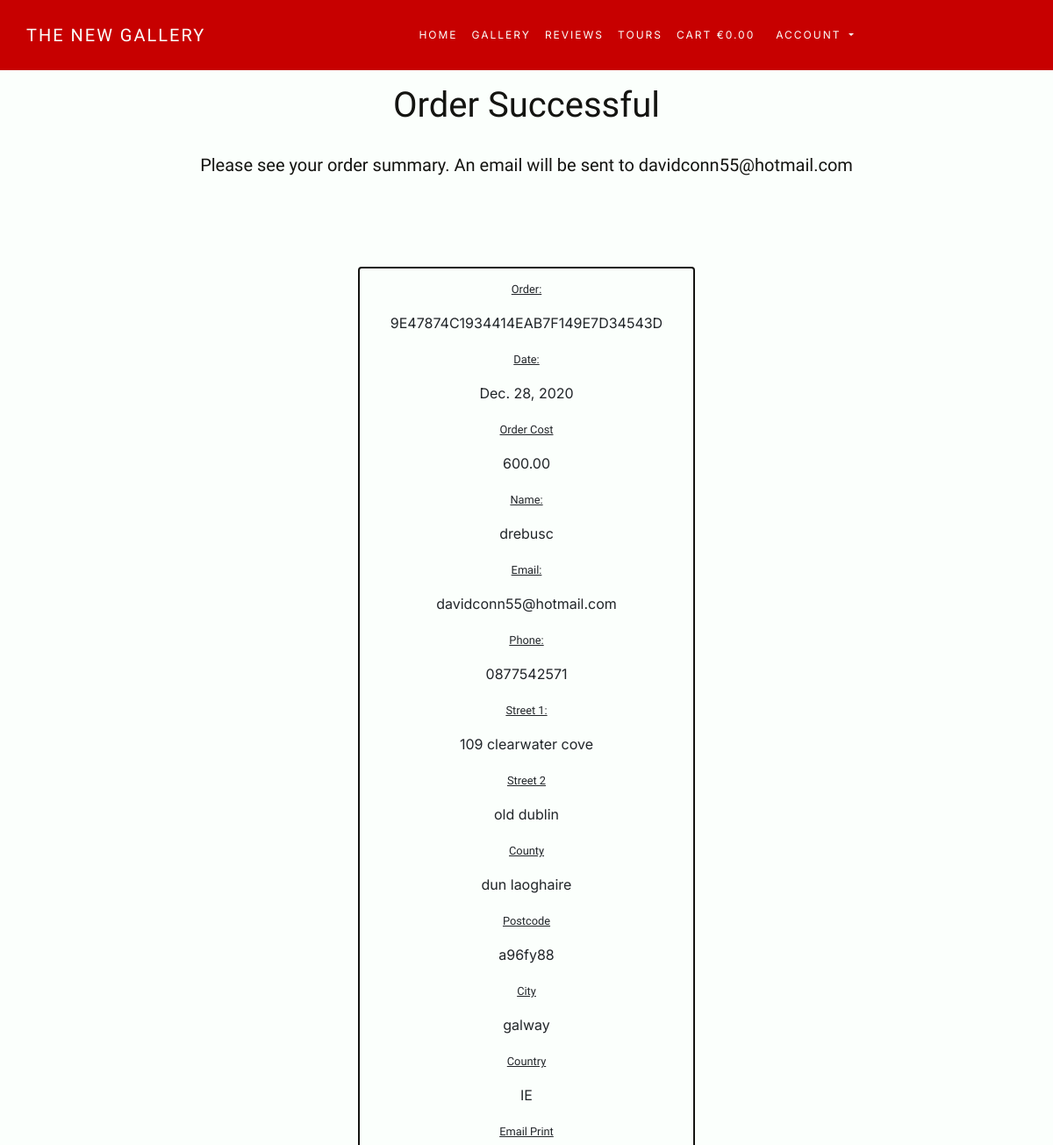
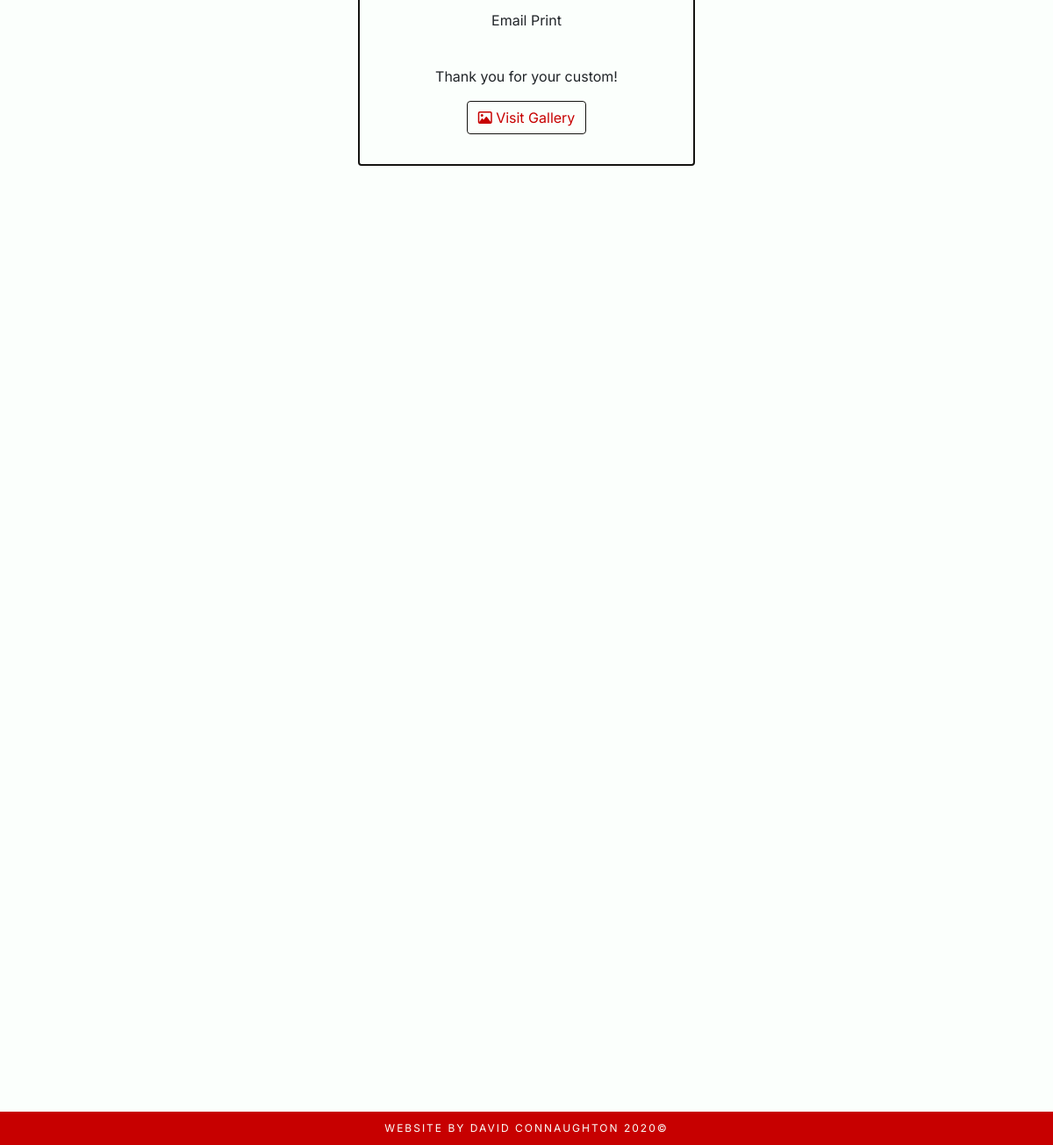
Screenshot of /checkout/checkout_success/9E47874C1934414EAB7F149E7D34543D with the database file from the repository (2 pictures, top to bottom).
### checkout/models.py (models this page shows, shortened)
class Order(models.Model):
    EMAIL = "Email Print"
    NO_EMAIL = "Please don't email Print"
    EMAIL_PRINT = (
        (EMAIL, "Email Print"),
        (NO_EMAIL, "Please Don't Email Print"),
    )
    order_number = models.CharField(max_length=32, null=False, editable=False)
    user_profile = models.ForeignKey(
        UserProfile, on_delete=models.SET_NULL, null=True,
        blank=True, related_name='orders'
    )
    full_name = models.CharField(max_length=32, null=False)
    email = models.EmailField(max_length=254, null=False, blank=False)
    phone_number = models.CharField(max_length=32, null=False, blank=False)
    street_address_1 = models.CharField(max_length=50, null=False, blank=False)
    street_address_2 = models.CharField(max_length=50, null=True, blank=True)
    county = models.CharField(max_length=50, null=False, blank=False)
    postcode = models.CharField(max_length=15, null=False, blank=False)
    city = models.CharField(max_length=32, null=False, blank=False)
    country = CountryField(
        blank_label='Country', null=False, blank=False
    )
    date = models.DateField(auto_now_add=True)
    email_print = models.CharField(
        max_length=30, choices=EMAIL_PRINT, default=EMAIL)
    order_total = models.DecimalField(
        max_digits=10, decimal_places=2, null=False, default=0)
    grand_total = models.DecimalField(
        max_digits=10, decimal_places=2, null=False, default=0)

### checkout/views.py (the view, shortened to what this page needs)
# urls.py: path('checkout_success/<order_number>',
def checkout_success(request, order_number):
    save_info = request.session.get('save_info')
    order = get_object_or_404(Order, order_number=order_number)
    customer_email = order.email
    subject = render_to_string(
            'checkout/confirmation_emails/confirmation_subject.txt',
            {'order': order})
    body = render_to_string(
            'checkout/confirmation_emails/confirmation_body.txt',
            {'order': order, 'contact_email': settings.DEFAULT_FROM_EMAIL})
    send_mail(
        subject,
        body,
        settings.DEFAULT_FROM_EMAIL,
        [customer_email]
    )
    if 'cart' in request.session:
        del request.session['cart']
    template = 'checkout/checkout_success.html'
    context = {
        'order': order,
    }
    return render(request, template, context)

### cart/contexts.py (called while the page is built, shortened)
def cart_contents(request):
    cart_items = []
    total = 0
    photo_count = 0
    cart = request.session.get('cart', {})
    context = {
        'cart_items': cart_items,
        'total': total,
        'photo_count': photo_count,
    }
    return context

### checkout/templates/checkout/checkout_success.html
{% extends "base.html" %}
{% load static %}
{% block extra_css %}
<link rel="stylesheet" href="{% static 'checkout/css/checkout.css' %}">
{% endblock %}
{% block content %}
    <div class="container-fluid mx-auto row justify-content-center">
        <h1 class="mt-5 pt-5 header">Order Successful</h1>
        <br>
    </div>
    <br>
    <div class="container-fluid mx-auto row justify-content-center">
        <h5 class="header">Please see your order summary. An email will be sent to {{ order.email }}</h5>
    </div>
    <section>
        <div class="container-fluid mx-auto m-5 p-5 order-details">
            <div class="row">
                <div class="card mx-auto text-center card-outline">
                    <p>
                        <small class="small">Order:</small>
                    </p>
                    <p>{{ order.order_number }}</p>
                    <p>
                        <small class="small">Date:</small>
                    </p>
                    <p>{{ order.date }}</p>
                    <p>
                        <small class="small">Order Cost</small>
                    </p>
                    <p>{{ order.order_total }}</p>
                    <p>
                        <small class="small">Name:</small>
                    </p>
                    <p>{{ order.full_name }}</p>
                    <p>
                        <small class="small">Email:</small>
                    </p>
                    <p>{{ order.email }}</p>
                    <p>
                        <small class="small">Phone:</small>
                    </p>
                    <p>{{ order.phone_number }}</p>
                    <p>
                        <small class="small">Street 1:</small>
                    </p>
                    <p>{{ order.street_address_1 }}</p>
                    {% if order.street_address_2 %}
                        <p>
                            <small class="small">Street 2</small>
                        </p>
                        <p>{{ order.street_address_2 }}</p>
                    {% endif %}
                    <p>
                        <small class="small">County</small>
                    </p>
                    <p>{{ order.county }}</p>
                    <p>
                        <small class="small">Postcode</small>
                    </p>
                    <p>{{ order.postcode }}</p>
                    <p>
                        <small class="small">City</small>
                    </p>
                    <p>{{ order.city }}</p>
                    <p>
                        <small class="small">Country</small>
                    </p>
                    <p>{{ order.country }}</p>
                    <p>
                        <small class="small">Email Print</small>
                    </p>
                    <p>{{ order.email_print }}</p>
                    <br>
                    <p>Thank you for your custom!</p>
                    <div class="col-12">
                        <a href="{% url 'photos' %}" class="btn btn-outline page-button">
                            <i class="far fa-image"></i>
                                Visit Gallery
                        </a>
                    </div>
                    <br>
                </div>
            </div>
        </div>
    </section>
{% endblock %}

### static/css/base.css (style rules this page uses)
html { height: 100%; }
body { font-family: 'Inter', sans-serif !important; background-color: #FBFFFC; }
h1, h2, h3, h4, h5, .small { font-family: 'Work Sans', sans-serif !important; }
.header { color: #141411; }
.card { width: 24rem; }
.card-outline { border: solid #141411 2px; background-color: #FBFFFC; padding: 10px; }
.page-button { color: #c70000; border-color: #141411; }
.small { text-decoration: underline; }

### rows the page displays
Order: email "davidconn55@hotmail.com", order_number "9E47874C1934414EAB7F149E7D34543D", date "Dec. 28, 2020", order_total "600.00", full_name "drebusc", phone_number "0877542571", street_address_1 "109 clearwater cove", street_address_2 "old dublin", county "dun laoghaire", postcode "a96fy88", city "galway", country "IE", email_print "Email Print"
